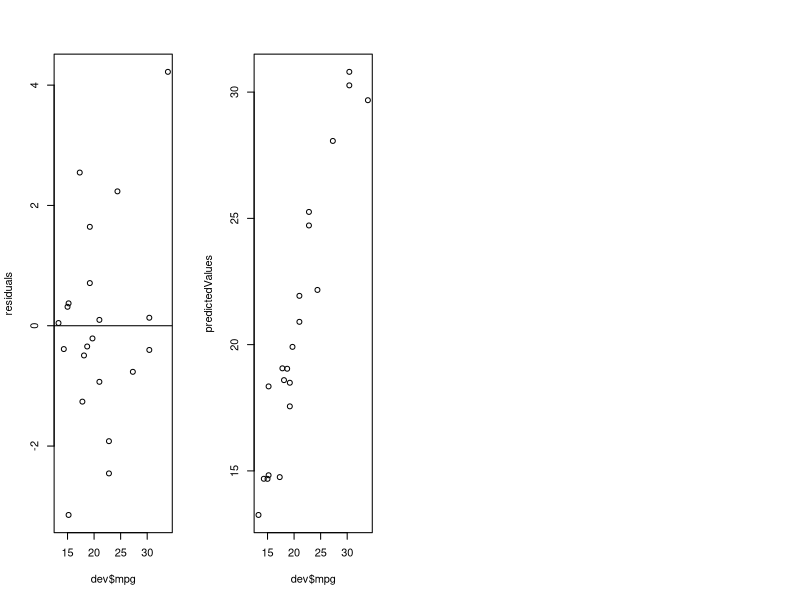
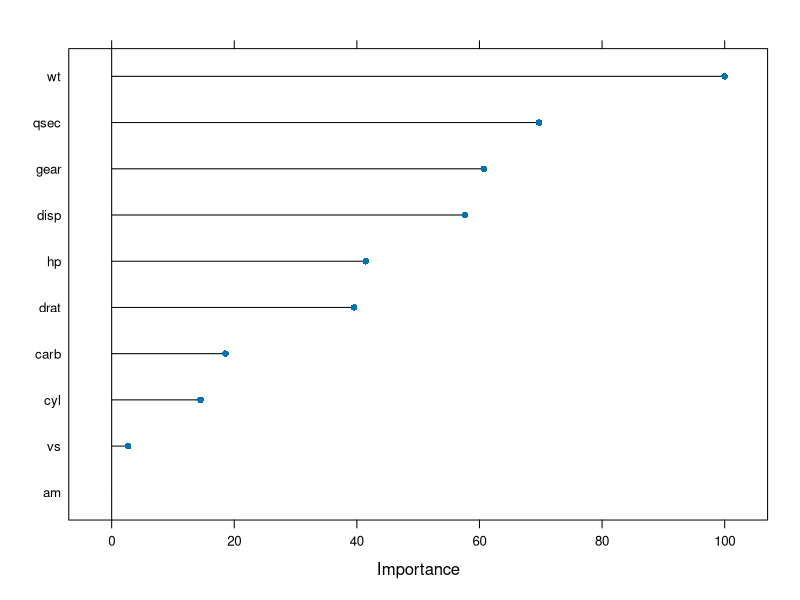

Reproduce these figures in R, in order.
#install.packages("caret", dependencies = TRUE)

library(caret)
data("iris")
dataset <- iris

#changes

validation_index <- createDataPartition(dataset$Species, p=0.8,
                                        list=FALSE)

#this is the beginning




##quedándose con el 20%
validation <- dataset[-validation_index,]

##quedándose con el 80%
dataset <- dataset[validation_index,]


dim(dataset)
sapply(dataset, class)
levels(dataset$Species)
head(dataset)

###############

x <- dataset[,1:4]
y <- dataset[,5]


par(mfrow=c(1,4))





















#####################################################################
#####################################################################

library(caret)
library(datasets)

data("mtcars")

split <- createDataPartition(y=mtcars$mpg, p=0.6,
                             list=FALSE)


dev <- mtcars[split,]
val <- mtcars[-split,]

lmFit <- train(mpg~., data=dev , method='lm')
summary(lmFit)
print(lmFit)


ctrl <- trainControl(method = "cv", number=10)
lmCVFit <- train(mpg~., data=dev , method='lm', trControl=ctrl,
                 metric='Rsquared')


##################################################################

residuals <- resid(lmFit)

predictedValues <- predict(lmFit)

plot(dev$mpg,residuals)
abline(0,0)
plot(dev$mpg, predictedValues)



varImp(lmFit)
varImp(lmCVFit)

plot(varImp(lmFit))


###################################################################################
###################################################################################

library(caret)





# this symbol |
# alt + 124



x <- 5
y <- 7
!(!(x < 4) & !!!(y > 12))






